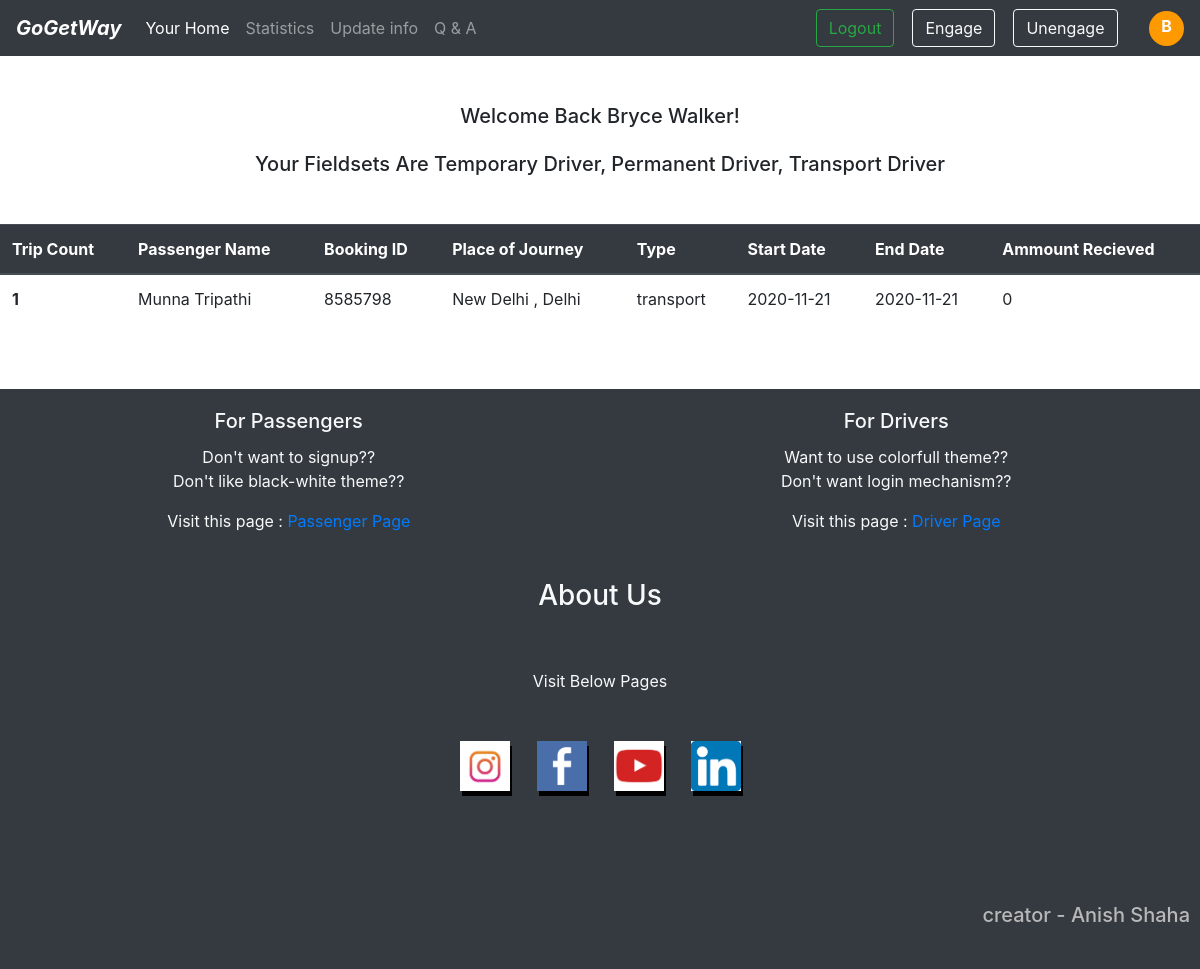
The app's page /ownhome.php (signed in) with its own data.
### tables this page shows
CREATE TABLE `passenger_info` (
  `OrderIDs` int(11) NOT NULL,
  `BookingID` bigint(20) NOT NULL,
  `Name` varchar(100) NOT NULL,
  `Pemail_ID` bigint(20) NOT NULL,
  `Place` varchar(200) NOT NULL,
  `Vehicle_Type` varchar(100) NOT NULL,
  `Vehicle_Name` varchar(100) DEFAULT 'Unknown',
  `Applied` int(11) NOT NULL DEFAULT 0,
  `Ordered` int(11) NOT NULL DEFAULT 0,
  `Driver` varchar(100) NOT NULL,
  `x coordinates` double NOT NULL,
  `y coordinates` double NOT NULL,
  `Pickup` varchar(200) NOT NULL,
  `PickupX` double NOT NULL,
  `PickupY` double NOT NULL,
  `Driver_Alloted` varchar(100) NOT NULL,
  `Driver_Contact` bigint(20) NOT NULL,
  `Start_Journey` date NOT NULL,
  `End_Journey` date NOT NULL,
  `Payment` double NOT NULL
);

### ownhome.php (the view, shortened to what this page needs)
<?php
include "sdp/connection.php";
?>
<!doctype html>
<html lang="en">
  <head>
    <link rel="stylesheet" href="https://cdn.jsdelivr.net/npm/bootstrap@4.5.3/dist/css/bootstrap.min.css">
  </head>
  <body>
  <nav class="navbar navbar-expand-lg navbar-dark bg-dark">
    <a class="navbar-brand" href="login.html"><b><i>GoGetWay</i></b></a>
    <div class="collapse navbar-collapse" id="navbarSupportedContent">
      <ul class="navbar-nav mr-auto" style='left:10px;'>
        <li class="nav-item active">
          <a class="nav-link" href="ownhome.php">Your Home <span class="sr-only">(current)</span></a>
        </li>
        <li class="nav-item">
          <a class="nav-link" href="chartsfordrivers.php"> Statistics </a>
        </li>
        <li class="nav-item">
          <a class="nav-link" href="changeinfo.php"> Update info </a>
        </li>
        <li class="nav-item">
          <a class="nav-link" href="chattingDrivers.php"> Q & A </a>
        </li>
      </ul>
        <form class="form-inline my-2 my-lg-0" method="POST" action="passengerlogout.php">
          <button class="btn btn-outline-success my-2 my-sm-0" type="submit" name="submit"> Logout </button>
        </form>
        <form class="form-inline my-2 my-lg-0" method="POST" action="logout.php">
          <button class="btn btn-outline-light my-2 my-sm-0" type="submit" name="engage" value="ownhome.php"> Engage </button>
          <button class="btn btn-outline-light my-2 my-sm-0" type="submit" name="unengage" value="ownhome.php"> Unengage </button>
        </form>
        <div style="width: 35px; height: 35px; border-radius: 18px; background-color: #ff9900; text-align: center;">
          <b><p style="color: white; padding-top:3px;"><?php echo strtoupper($_SESSION['name'][0]);?></p></b>
        </div>
    </div>
  </nav>
  <div class="container my-5">
        <h5 style="text-align: center;"> Welcome Back <?php echo $_SESSION['name']?>! <br><br> Your Fieldsets Are <?php echo $_SESSION['fields'];?></h5>
  </div>
  <div style="overflow:auto;">
  <table class="table">
      <thead class="thead-dark">
        <tr>
          <th scope="col">Trip Count</th>
          <th scope="col">Passenger Name</th>
          <th scope="col">Booking ID</th>
          <th scope="col">Place of Journey</th>
          <th scope="col">Type</th>
          <th scope="col">Start Date</th>
          <th scope="col">End Date</th>
          <th scope="col">Ammount Recieved</th>
        </tr>
      </thead>
      <tbody>
    <?php
      $query = "SELECT `Name`, `BookingID`, `Driver_Contact`, `Place`, `Driver`, `Start_Journey`, `End_Journey`, `Payment` FROM passenger_info WHERE Driver_Contact='".$_SESSION['mobile']."'";
      $run = mysqli_query($stat, $query);
      $sr = 0;
      while($passenger = mysqli_fetch_assoc($run))
      {
        $sr+=1;
        ?>
          <tr>
            <th scope="row"><?php echo $sr;?></th>
            <td><?php echo $passenger['Name'];?></td>
            <td><?php echo $passenger['BookingID'];?></td>
            <td><?php echo $passenger['Place'];?></td>
            <td><?php echo $passenger['Driver'];?></td>
            <td><?php echo $passenger['Start_Journey'];?></td>
            <td><?php echo $passenger['End_Journey'];?></td>
            <td><?php echo $passenger['Payment'];?></td>
          </tr>
        <?php
      }
    ?>
  </tbody>
</table>
    </div>
    <footer>
        <div style="padding-top: 50px; margin-right: 15px;">
            <div class="row bg-dark">
                <div class="col-sm-6">
                    <div class="bg-dark text-light">
                    <div class="card-body" style="text-align: center;">
                        <h5 class="card-title">For Passengers</h5>
                        <p class="card-text">Don't want to signup??<br>Don't like black-white theme??</p>
                        <p> Visit this page : <a href="sdp/passenger_policy.html">Passenger Page</a> </p>
                    </div>
                    </div>
                </div>
                <div class="col-sm-6">
                    <div class="bg-dark text-light">
                    <div class="card-body" style="text-align: center;">
                        <h5 class="card-title" style="text-align: center;">For Drivers</h5>
                        <p class="card-text">Want to use colorfull theme??<br>Don't want login mechanism??</p>
                        <p > Visit this page : <a href="sdp/driver_policy.html"> Driver Page </a> </p>
                    </div>
                    </div>
                </div>
            </div>
        </div>
        <div class="bg-dark text-light" style="height: 400px;">
            <h3 style="text-align: center; padding-top:10px;"> About Us </h3><br><br>
            <p style="text-align: center;"> Visit Below Pages <br><br><br>
            <a href="https://www.instagram.com/" style="text-decoration: none;"> <img src="insta2.png" height="50px" width="50px" style="box-shadow: 2px 5px black;"> </a> &nbsp;&nbsp;&nbsp;&nbsp;
            <a href="https://www.facebook.com/login/" style="text-decoration: none;"> <img src="facebook.png" style="box-shadow: 2px 5px black;" height="50px" width="50px"> </a> &nbsp;&nbsp;&nbsp;&nbsp;
            <a href="https://www.youtube.com/" style="text-decoration: none;"> <img src="youtube.png" style="box-shadow: 2px 5px black;" height="50px" width="50px"> </a>&nbsp;&nbsp;&nbsp;&nbsp;
            <a href="https://www.linkedin.com/" style="text-decoration: none;"> <img src="linkedin.png" style="box-shadow: 2px 5px black;" height="50px" width="50px"> </a></p>
            <br><br><br><br>
            <h5 style="color: #B8B8B8; text-align: right; padding-right: 10px;">creator - Anish Shaha</h5>
        </div>
    </footer>
  </body>
</html>

### records on screen
passenger_info: Name "Munna Tripathi", BookingID "8585798", Place "New Delhi , Delhi", Driver "transport", Start_Journey "2020-11-21", End_Journey "2020-11-21", Payment "0"

### other values on screen
$_SESSION['name'][0] "B"
$_SESSION['name'] "Bryce Walker"
$_SESSION['fields'] "Temporary Driver, Permanent Driver, Transport Driver"
